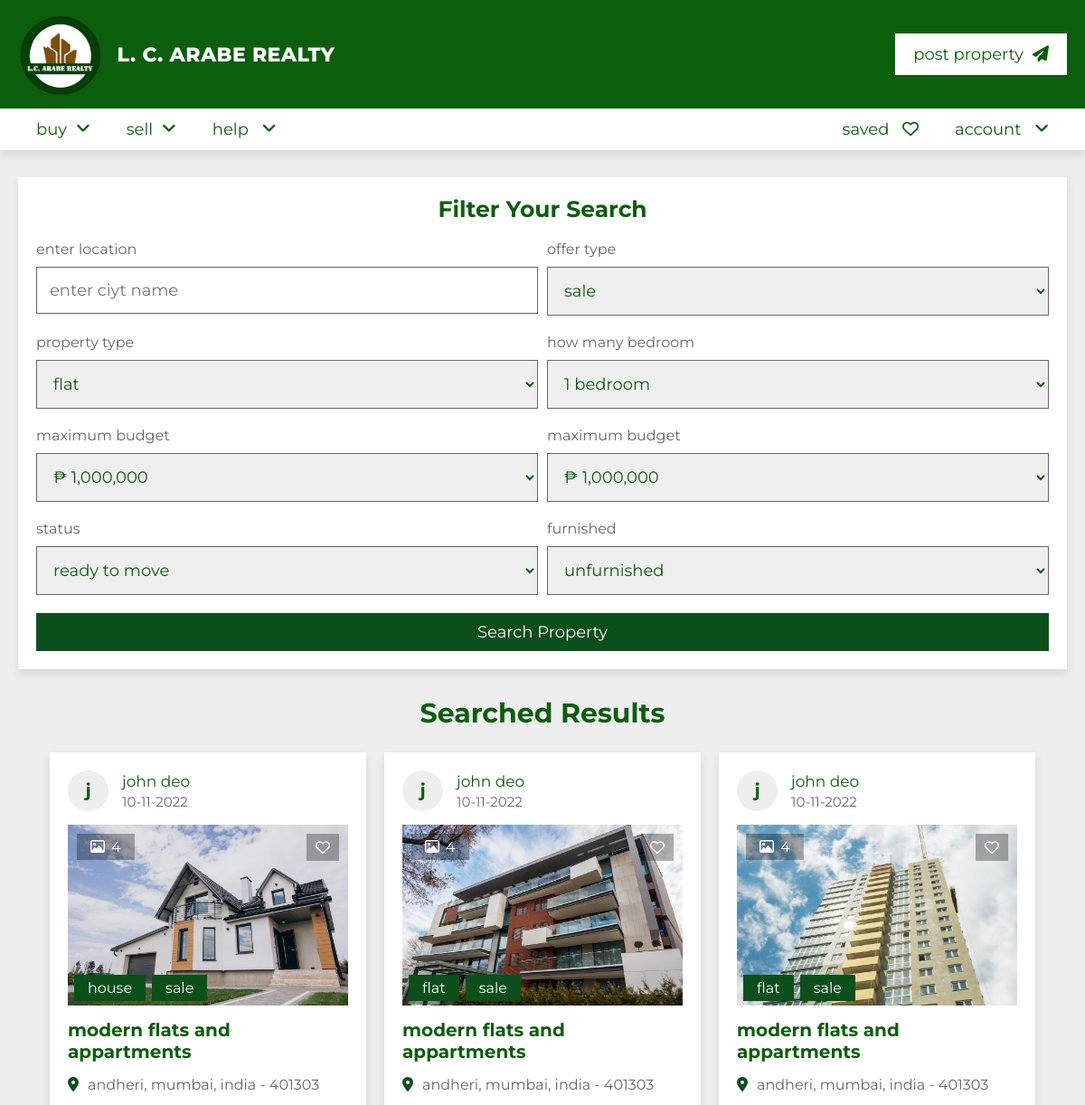
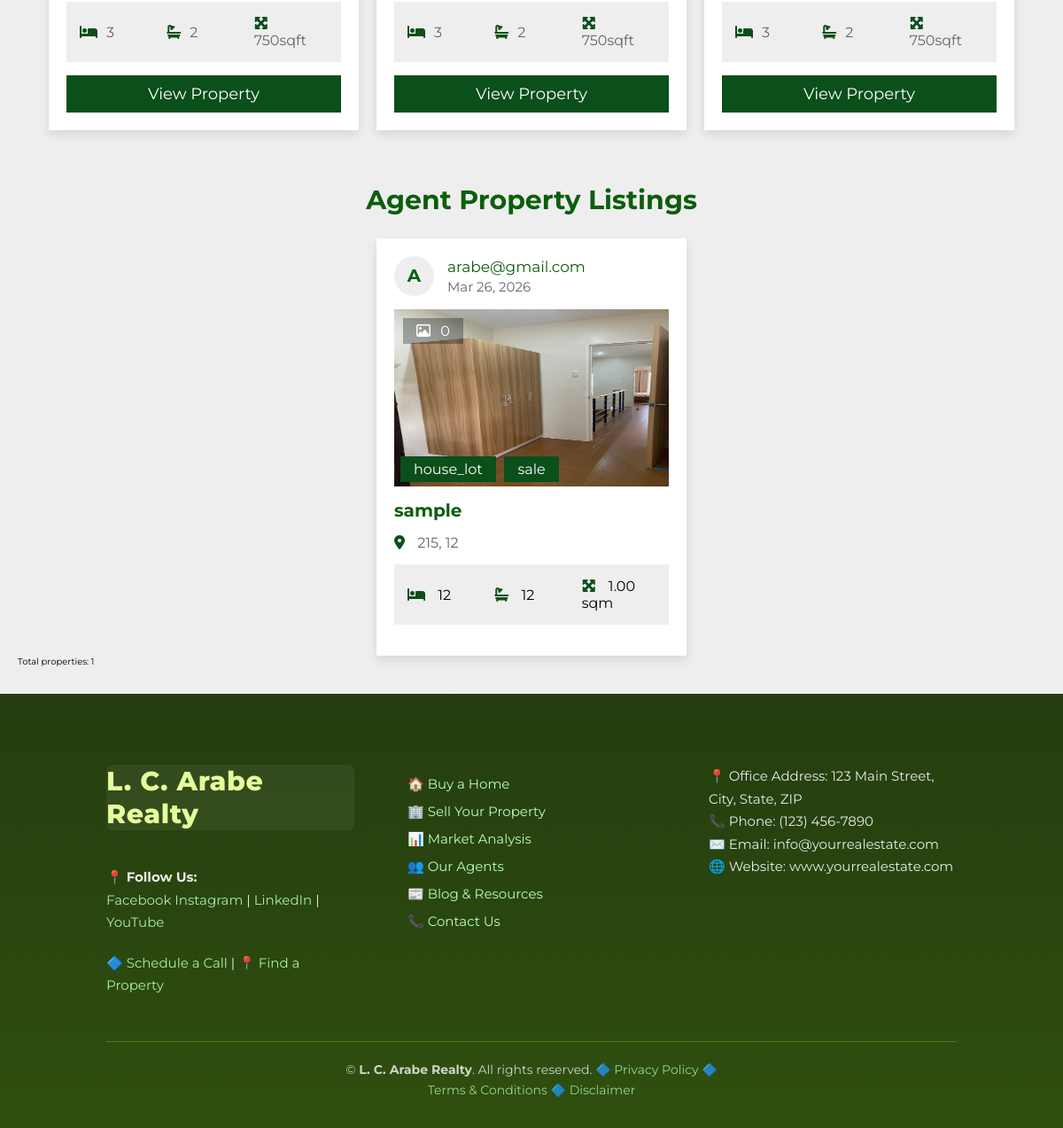
The page / on the database its author committed (2 pictures, top to bottom).
### app/models.py (models this page shows, shortened)
class Property(models.Model):
    PROPERTY_TYPE = [
        ('house_lot', 'House and Lot'),
    ]
    LISTING_STATUS = [
        ('sale', 'For Sale'),
    ]
    title = models.CharField(max_length=200)
    description = models.TextField()
    property_type = models.CharField(
        max_length=20,
        choices=PROPERTY_TYPE,
        default='house_lot'
    )
    listing_status = models.CharField(
        max_length=10,
        choices=LISTING_STATUS,
        default='sale'
    )
    price = models.DecimalField(max_digits=12, decimal_places=2)
    location = models.CharField(max_length=255)
    city = models.CharField(max_length=100)
    province = models.CharField(max_length=100)
    bedrooms = models.IntegerField()
    bathrooms = models.IntegerField()
    floor_area = models.DecimalField(max_digits=10, decimal_places=2)
    lot_area = models.DecimalField(max_digits=10, decimal_places=2)
    parking_spaces = models.IntegerField(default=0)
    image = models.ImageField(upload_to='property_images/', blank=True, null=True)
    agent = models.ForeignKey(
        settings.AUTH_USER_MODEL,
        on_delete=models.CASCADE
    )
    created_at = models.DateTimeField(auto_now_add=True)
    is_available = models.BooleanField(default=True)

class CustomUser(AbstractUser):
    phone = models.CharField(max_length=15, blank=True, null=True)
    USER_TYPE = (
        ('buyer', 'Buyer'),
        ('agent', 'Agent'),
        ('broker', 'Broker'),
    )
    user_type = models.CharField(max_length=10, choices=USER_TYPE, default='buyer')
    is_verified = models.BooleanField(default=False)

### app/views.py (the view)
# urls.py: path('', BasePageView.as_view(), name='base'),
class BasePageView(TemplateView):
    template_name = 'base.html'
    def get_context_data(self, **kwargs):
        context = super().get_context_data(**kwargs)
        context["properties"] = Property.objects.filter(
            is_available=True
        ).order_by("-created_at")
        return context

### app/context_processors.py (called while the page is built)
def agent_properties(request):
    if request.user.is_authenticated and request.user.user_type == 'agent':
        properties = Property.objects.filter(agent=request.user).order_by('-created_at')
    else:
        properties = None
    return {'agent_properties': properties}

### app/templates/base.html (shortened to what this page needs)
{% load static %}
<!DOCTYPE html>
<html lang="en">
<head>
    <link rel="stylesheet" href="{% static 'css/style.css' %}">
    <link rel="stylesheet" href="https://cdnjs.cloudflare.com/ajax/libs/font-awesome/6.2.0/css/all.min.css">
</head>
<body>
    {% include 'components/header.html' %}
    {% block content %}
        {% include "search.html" %}
        <section class="listings">
            <h1 class="heading">Agent Property Listings</h1>
            {% include "components/agent_posts.html" %}
            <p>Total properties: {{ properties|length }}</p>
        </section>
    {% endblock %}
    {% include 'components/footer.html' %}
</body>
</html>

### app/templates/components/agent_posts.html
{% load static %}
<div class="box-container">
{% for property in properties %}
<div class="box">
<div class="admin">
<h3>{{ property.agent.username|first|upper }}</h3>
<div>
<p>{{ property.agent.username }}</p>
<span>{{ property.created_at|date:"M d, Y" }}</span>
</div>
</div>
<div class="thumb">
<p class="total-images">
<i class="far fa-image"></i>
<span>{{ property.images.count }}</span>
</p>
<p class="type">
<span>{{ property.property_type }}</span>
<span>{{ property.listing_status }}</span>
</p>
{% if property.images.count > 0 %}
    <img src="{{ property.images.first.image.url }}" alt="Property Image">
{% elif property.image %}
    <img src="{{ property.image.url }}" alt="Property Image">
{% else %}
    <p>No Image Available</p>
{% endif %}
</div>
<h3 class="name">{{ property.title }}</h3>
<p class="location">
<i class="fas fa-map-marker-alt"></i>
<span>{{ property.location }}, {{ property.city }}</span>
</p>
<div class="flex">
<p><i class="fas fa-bed"></i> {{ property.bedrooms }}</p>
<p><i class="fas fa-bath"></i> {{ property.bathrooms }}</p>
<p><i class="fas fa-maximize"></i> {{ property.floor_area }} sqm</p>
</div>
</div>
{% empty %}
<p>No properties listed.</p>
{% endfor %}
</div>

### static/css/style.css (style rules this page uses)
:root { --main-color:#0b4f1b; --light-color:#666; --light-bg:#eee; --white:#fff; --black:#0b5e0b; --border:.1rem solid var(--light-color); --box-shodow:0 .5rem 1rem rgba(0,0,0,.1); }
* { font-family: 'Montserrat', sans-serif; margin: 0; padding: 0; box-sizing: border-box; outline: none; border: none; text-decoration: none; }
html { font-size: 62.5%; overflow-x: hidden; scroll-behavior: smooth; scroll-padding-top: 10rem; }
body { background-color: var(--light-bg); }
section { padding: 3rem 2rem; max-width: 1200px; margin: 0 auto; }
.heading { text-align: center; padding-bottom: 2.5rem; font-size: 3rem; color: var(--black); text-transform: capitalize; }
.listings .box-container { display: grid; grid-template-columns: repeat(auto-fit, 35rem); gap: 2rem; justify-content: center; align-items: flex-start; }
.listings .box-container .box { background-color: var(--white); box-shadow: var(--box-shodow); padding: 2rem; overflow-x: hidden; }
.listings .box-container .box .admin { display: flex; align-items: center; gap: 1.5rem; }
.listings .box-container .box .admin h3 { height: 4.5rem; line-height: 4.4rem; width: 4.5rem; border-radius: 50%; font-size: 2rem; color: var(--black); background-color: var(--light-bg); text-align:center; }
.listings .box-container .box .admin p { font-size: 1.7rem; color: var(--black); padding-bottom: .3rem; }
.listings .box-container .box .admin span { font-size: 1.5rem; color: var(--light-color); }
.listings .box-container .box .thumb { position: relative; height: 20rem; overflow: hidden; margin: 1.5rem 0; }
.listings .box-container .box .thumb img { height: 100%; width: 100%; transition: .2s linear; }
.listings .box-container .box .thumb .total-images { position: absolute; top: 1rem; left: 1rem; background-color: rgba(0,0,0,.3); color: var(--white); padding: .5rem 1.5rem; font-size: 1.6rem; z-index: 1; }
.listings .box-container .box .thumb .total-images i { margin-right: .7rem; }
.listings .box-container .box .thumb .type { position: absolute; bottom: 1rem; left: .7rem; z-index: 1; }
.listings .box-container .box .thumb .type span { margin-right: .7rem; padding: .5rem 1.5rem; color: var(--white); background-color: var(--main-color); font-size: 1.6rem; }
.listings .box-container .box .name { font-size: 2rem; text-overflow: ellipsis; overflow-x: hidden; color: var(--black); margin-bottom: .5rem; }
.listings .box-container .box .location { padding-top: 1rem; font-size: 1.6rem; color: var(--light-color); }
.listings .box-container .box .location i { margin-right: 1rem; color: var(--main-color); }
.listings .box-container .box .flex { display: flex; background-color: var(--light-bg); padding: 1.5rem; justify-content: space-between; align-items: center; margin: 1.5rem 0; flex-wrap: wrap; gap: 1.5rem; }
.listings .box-container .box .flex p { font-size: 1.6rem; flex: 1 1 4rem; }
.listings .box-container .box .flex p i { margin-right: 1rem; color: var(--main-color); }

### rows shown on the page
Property: agent.username|first "A", agent.username "arabe@gmail.com", created_at "Mar 26, 2026", images.count "0", property_type "house_lot", listing_status "sale", image (picture), title "sample", location "215", city "12", bedrooms "12", bathrooms "12", floor_area "1.00"

### other values the page prints
{{ properties|length }} "1"
